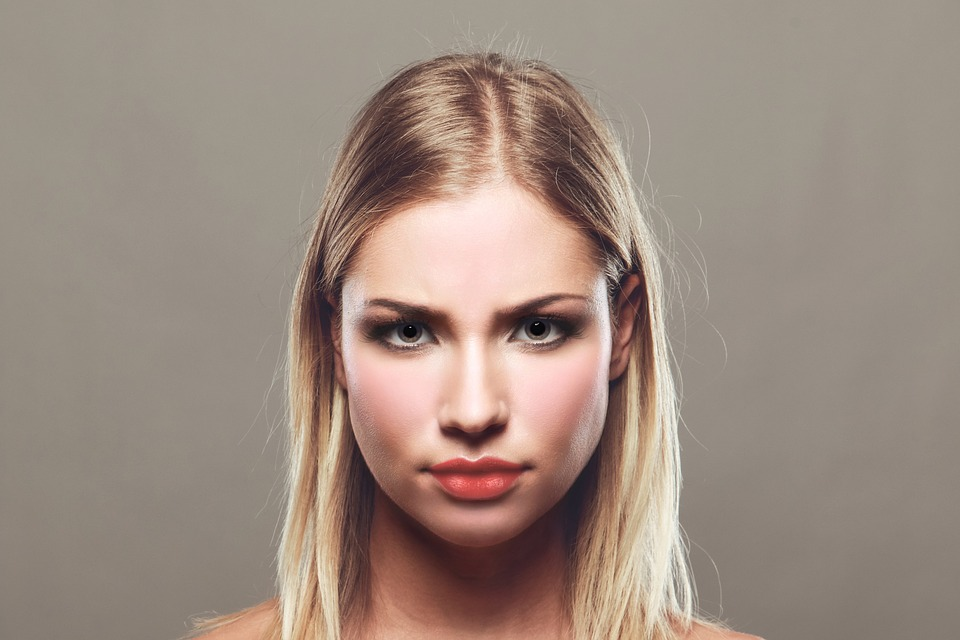
#> input picture Actividad 3/images/face1.jpg, 960 x 640 px
$ jupyter execute 'Detección de objetos con OpenCV .ipynb'
#> lines starting #> are read from the running program, lines starting #| are printed output that depends on the picture; after the words box and inside, x2 and y2 are one past the last pixel; in counts of white or black regions, pixels touching at a corner belong together
## Detección de objetos usando openCV
Curso: Aplicaciones de Machine Learning <br>
Actividad 3: Detección de objetos con OpenCV <br> <br>

Aqui vamos a probar una función integrada en openCV que sirve para detectar objetos. En este ejercicio detectaremos caras y ojos.

Objetivos:
1. Detectar caras y ojos con la función CascadeClassifier de openCV.

Dra. Jessica Beltrán Márquez <br>
jessicabeltran.net

### Obtener la imagen
Importamos las bibliotecas que vamos a utilizar.
Leemos los modelos de clasificación para *rostros frontales* y para *ojos*. Estos modelos contienen valores numéricos que ya estan entrenados. <br>
Obtenemos la imagen a la cual le detectaremos los rostros y los ojos. <br>
Convertimos la imagen a grises ya que asi la requiere el clasificador.<br>
Desplegamos la imagen original.

[cell 1]
import numpy as np
import cv2
from matplotlib import pyplot as plt

#Se cargan los modelos para detectar rostros y ojos
face_cascade = cv2.CascadeClassifier('haarcascade_frontalface_default.xml')
eye_cascade = cv2.CascadeClassifier('haarcascade_eye.xml')

#Se lee la imagen
img = cv2.imread('./images/face1.jpg')
#> img is the input picture: shape (640, 960, 3); mean B, G, R 128.4, 139.6, 156.9
#Se convierte a escala de grises
gray = cv2.cvtColor(img, cv2.COLOR_BGR2GRAY)
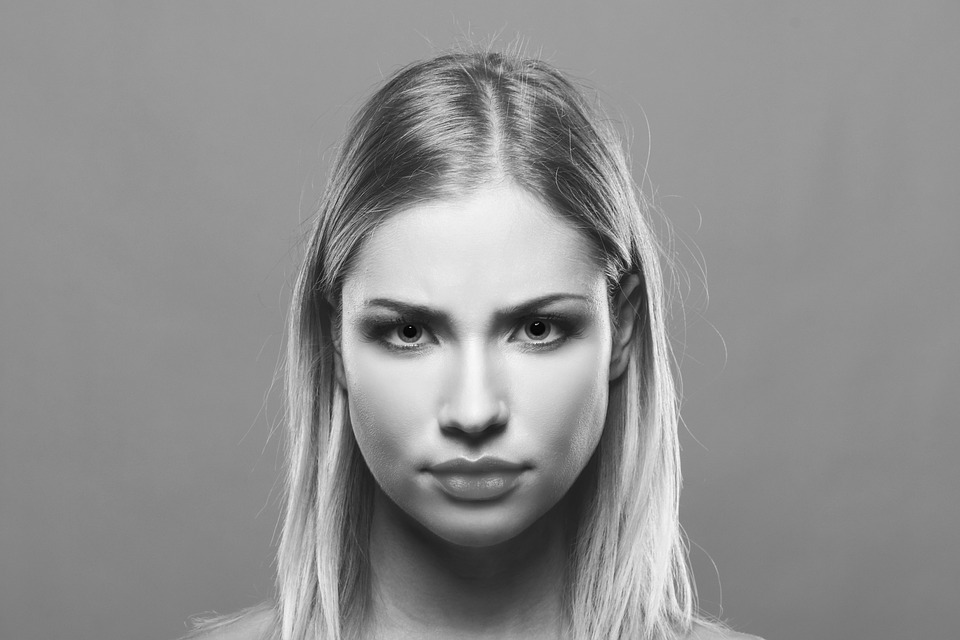
#> gray: shape (640, 960); min 0, max 254, mean 143.5
imgToShow =  img[:,:,::-1]

#Se muestra la imagen
plt.imshow(imgToShow)
plt.show()

Usamos el modelo de clasificador *face_cascade* para detectar el rostro pasandole como parametro la imagen en grises.

Esta función nos regresa las coordenadas para formar rectángulos en donde se incluyan rostros.
Por cada rostro, se dibuja un rectángulo con la función cv2.rectangle, Esta función recibe la imagen, las coordenadas para el rectángulo y el color del rectangulo.

Por cada rostro detectado, se utiliza el modelo de clasificador *eye_cascade*. A este clasificador se le pasa como parametro la imagen en grises contenida dentro del rectangulo correspondiente al rostro detectado.
Esta función regresa coordenadas de los ojos detectados.
Posteriormente se dibujan rectangulos alrededor de cada ojo detectado.

[cell 2]
#Se utiliza el detector de rostros
faces = face_cascade.detectMultiScale(gray, 1.3, 5)
#> faces = [[299, 194, 354, 354]]
#faces = face_cascade.detectMultiScale(gray, 1.01, 1)
for (x,y,w,h) in faces: #iterando en las coordenadas en donde se detectaron rostros con el modelo
    cv2.rectangle(img,(x,y),(x+w,y+h),(255,0,0),2) #Se dibujan los rectángulos en donde se encontraron rostros
    roi_gray = gray[y:y+h, x:x+w]  #region de interés de la imagen en gris
    roi_color = img[y:y+h, x:x+w]  #region de interés de la imagen a color
    #Se utiliza el detector de ojos
    eyes = eye_cascade.detectMultiScale(roi_gray)
    for (ex,ey,ew,eh) in eyes: #Iterando en las coordenadas de los ojos encontrados
        cv2.rectangle(roi_color,(ex,ey),(ex+ew,ey+eh),(0,255,0),2) #Se dibujan rectángulos en donde se encontraron ojos
#> this loop made 1 pass
#> (x, y, w, h, eyes) on pass 1: (299, 194, 354, 354, [[64, 103, 71, 71], [200, 100, 72, 72], [101, 107, 63, 63]])
#> pass 1, `roi_gray = gray[y:y+h, x:x+w]`:
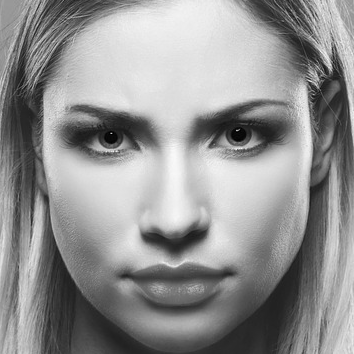
#> roi_gray: shape (354, 354); min 0, max 249, mean 146.1
#> pass 1, `roi_color = img[y:y+h, x:x+w]`:
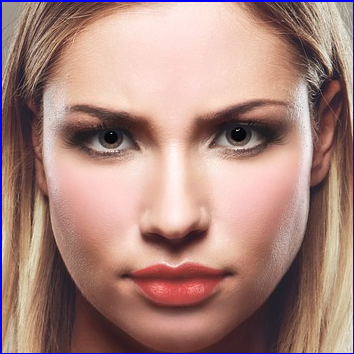
#> roi_color: shape (354, 354, 3); mean B, G, R 127, 134.2, 170.1
#> after the loop:
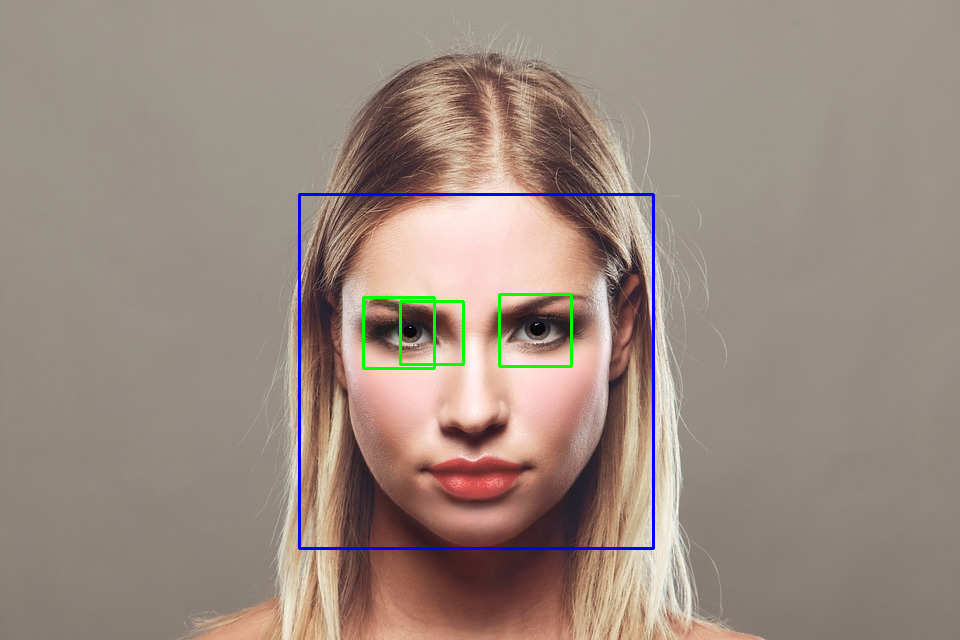
#> img: shape (640, 960, 3); 1.09% of pixels changed, all inside (x1, y1, x2, y2) = (298, 193, 655, 550)
#> after the loop:
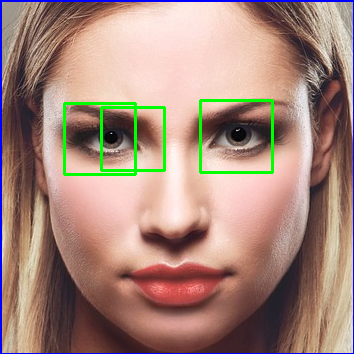
#> roi_color: shape (354, 354, 3); 1.95% of pixels changed, all inside (x1, y1, x2, y2) = (63, 99, 274, 176)

plt.imshow(img)
plt.show()
#cv2.imshow('img',img)
#cv2.waitKey(0)
#cv2.destroyAllWindows()

$ run again, with Actividad 3/images/face2.jpg copied over Actividad 3/images/face1.jpg
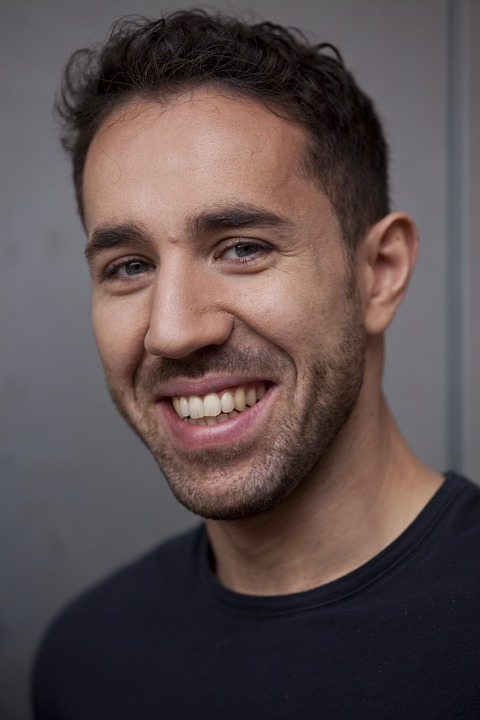
#> input picture Actividad 3/images/face2.jpg, 480 x 720 px
#> img is the input picture: shape (720, 480, 3); mean B, G, R 77.4, 77.4, 90.4
#> faces = [[24, 118, 345, 345]]
#> the loop `for (x,y,w,h) in faces:` made 1 pass
#> (x, y, w, h, eyes) on pass 1: (24, 118, 345, 345, [[62, 115, 71, 71], [166, 104, 60, 60], [165, 77, 101, 101]])
#> after the loop `for (x,y,w,h) in faces:`:
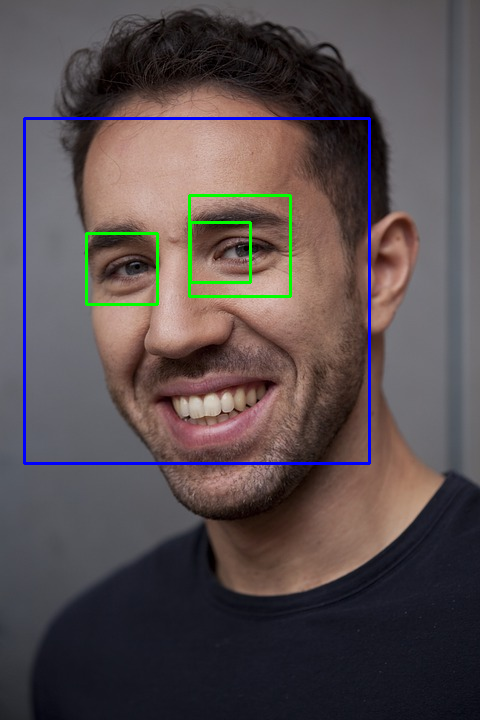
#> img: shape (720, 480, 3); 1.96% of pixels changed, all inside (x1, y1, x2, y2) = (23, 117, 371, 465)
#> after the loop `for (x,y,w,h) in faces:`:
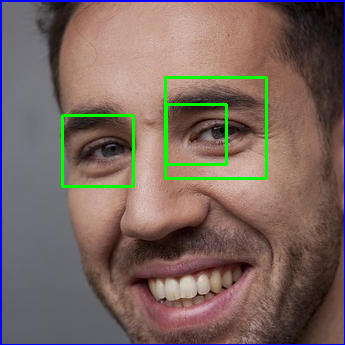
#> roi_color: shape (345, 345, 3); mean B, G, R 95.3, 102.9, 122

$ run again, with Actividad 3/images/twofaces2.jpg copied over Actividad 3/images/face1.jpg
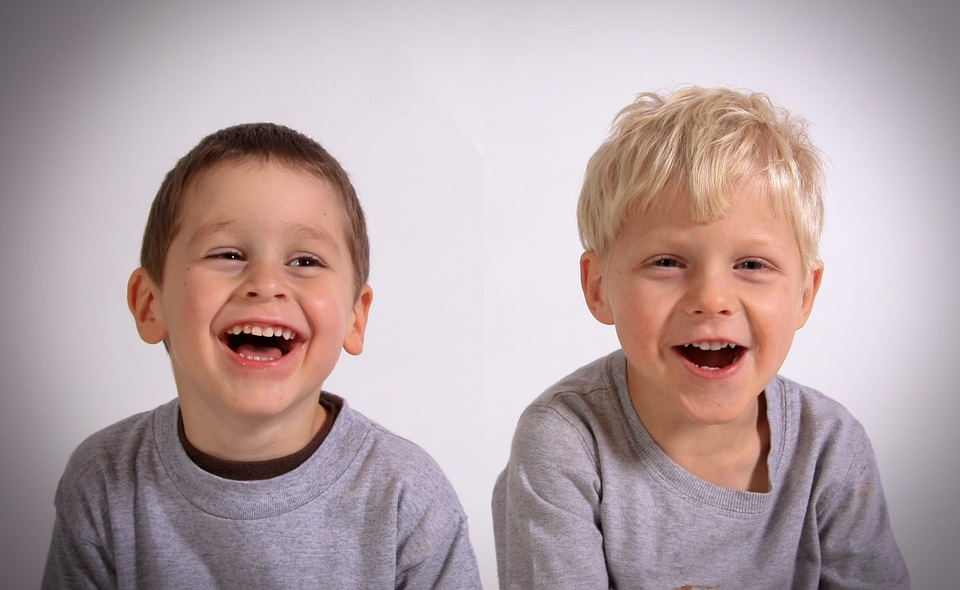
#> input picture Actividad 3/images/twofaces2.jpg, 960 x 590 px
#> img is the input picture: shape (590, 960, 3); mean B, G, R 165, 163.3, 181.6
#> faces = [[153, 166, 234, 234], [603, 177, 230, 230]]
#> the loop `for (x,y,w,h) in faces:` made 2 passes
#> (x, y, w, h, eyes) on passes 1 to 2: (153, 166, 234, 234, [[125, 73, 47, 47], [84, 114, 30, 30], [55, 125, 98, 98]]), (603, 177, 230, 230, [[119, 59, 59, 59], [31, 56, 61, 61]])
#> pass 1, `roi_color = img[y:y+h, x:x+w]`:
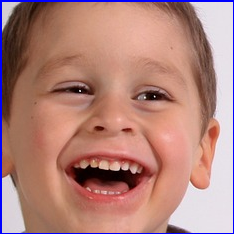
#> roi_color: shape (234, 234, 3); mean B, G, R 123.4, 131.3, 178.7
#> after the loop `for (x,y,w,h) in faces:`:
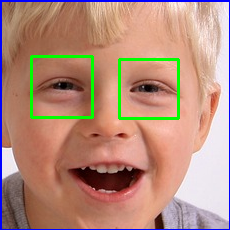
#> roi_color: shape (230, 230, 3); mean B, G, R 124.1, 140.9, 181.1
